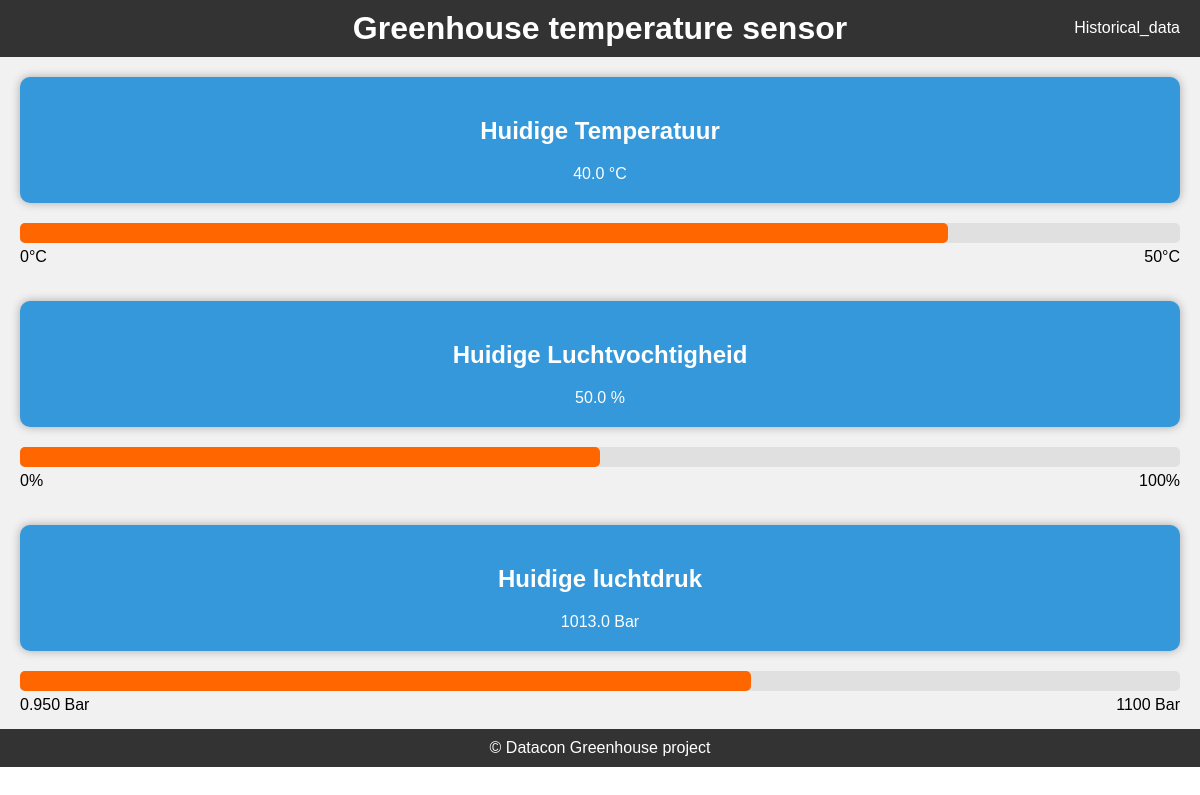
The page / on the database its author committed.
### tables this page shows
CREATE TABLE "sensor_data" ("temperature" REAL, "humidity" REAL, "pressure" REAL, "timestamp" INTEGER DEFAULT (CURRENT_TIMESTAMP), "id" INTEGER PRIMARY KEY AUTOINCREMENT);

### app.py (the view)
@app.route('/')
def display_temperature():
    conn = sqlite3.connect('MKR_database.db')
    cursor = conn.cursor()
    cursor.execute('SELECT * FROM "sensor_data" WHERE timestamp = (SELECT MAX(timestamp) FROM sensor_data);')
    datalatest = cursor.fetchall()
    conn.close()
    return render_template('temperatuur.html',datalatest=datalatest)

### templates/temperatuur.html (shortened to what this page needs)
<!DOCTYPE html>
<html>
<head>
</head>
<body>
    <div class="navbar">
        <h1>Greenhouse temperature sensor</h1>
        <a class="btn" href="/historical">Historical_data</a>
    </div>
    <div class="widget-container">
        <div class="temperature-widget">
            <h2>Huidige Temperatuur</h2>
            <p>{{datalatest[0][0]}} °C</p>
        </div>
        <div class="progress-bar-container">
            <div class="progress-bar_temperature"></div>
            <div class="temperature-label-left">0°C</div>
            <div class="temperature-label-right">50°C</div>
        </div>
    </div>
    <div class="widget-container">
        <div class="temperature-widget">
            <h2>Huidige Luchtvochtigheid</h2>
            <p>{{datalatest[0][1]}} %</p>
        </div>
        <div class="progress-bar-container">
            <div class="progress-bar_humidity"></div>
            <div class="temperature-label-left">0%</div>
            <div class="temperature-label-right">100%</div>
        </div>
    </div>
    <div class="widget-container">
        <div class="temperature-widget">
            <h2>Huidige luchtdruk</h2>
            <p>{{datalatest[0][2]}} Bar</p>
        </div>
        <div class="progress-bar-container">
            <div class="progress-bar_pressure"></div>
            <div class="temperature-label-left">0.950 Bar</div>
            <div class="temperature-label-right">1100 Bar</div>
        </div>
    </div>
    <div class="footer">
        &copy; Datacon Greenhouse project
    </div>
</body>
</html>

### rows shown on the page
sensor_data: temperature "40.0", humidity "50.0", pressure "1013.0"
